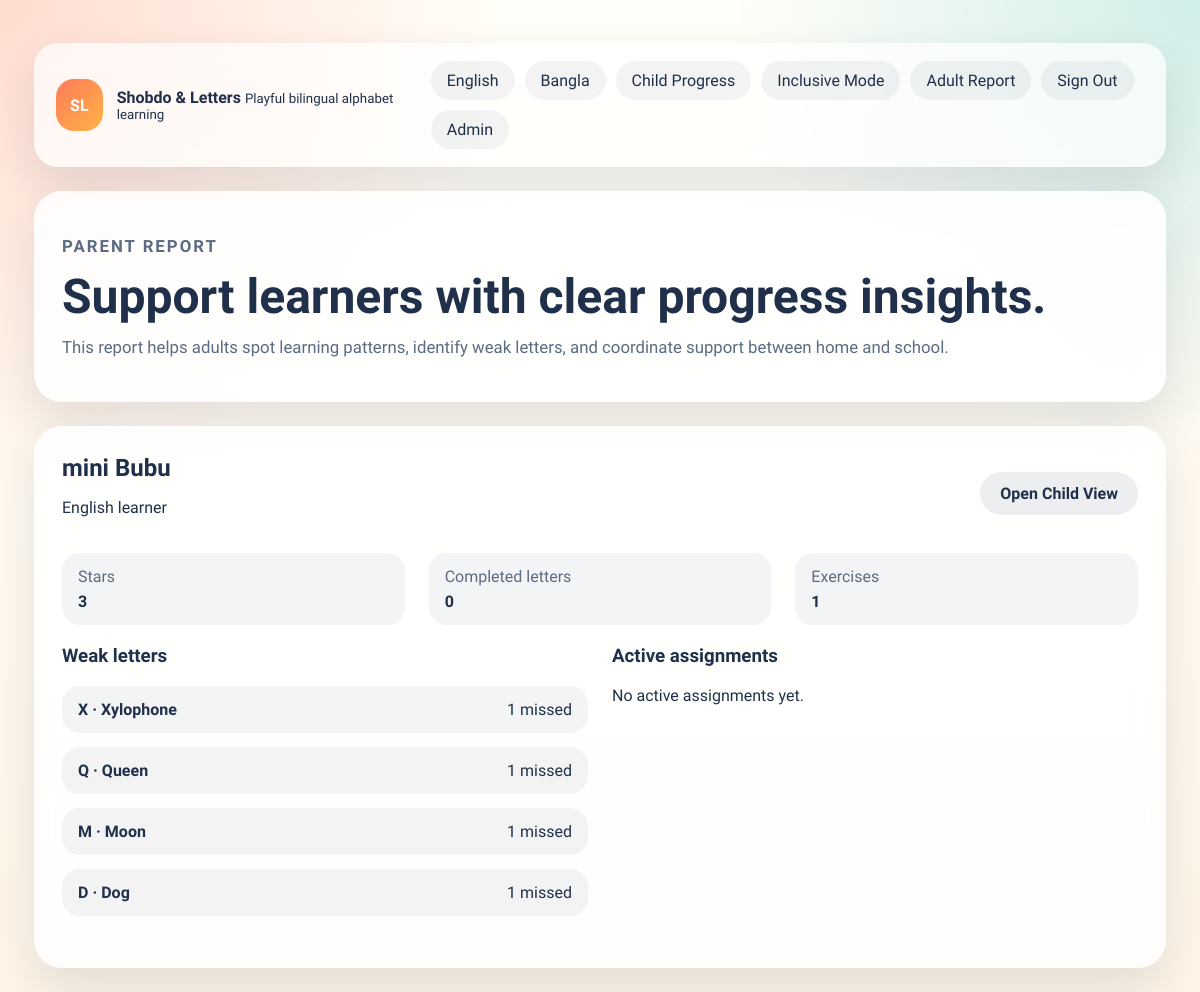
/reports/ (signed in), run on the app's committed database.
### learning/models.py (models this page shows, shortened)
class AdultProfile(models.Model):
    ROLE_CHOICES = [
        ("parent", "Parent"),
        ("teacher", "Teacher"),
    ]
    user = models.OneToOneField(settings.AUTH_USER_MODEL, on_delete=models.CASCADE, related_name="adult_profile")
    role = models.CharField(max_length=20, choices=ROLE_CHOICES)
    display_name = models.CharField(max_length=100)
    organization = models.CharField(max_length=120, blank=True)
    created_at = models.DateTimeField(auto_now_add=True)

class ChildProfile(models.Model):
    name = models.CharField(max_length=80, default="Little Learner")
    age_group = models.CharField(max_length=20, blank=True)
    preferred_language = models.CharField(max_length=20, default="english")
    stars = models.PositiveIntegerField(default=0)
    owner = models.ForeignKey(
        settings.AUTH_USER_MODEL,
        on_delete=models.SET_NULL,
        null=True,
        blank=True,
        related_name="owned_children",
    )
    inclusive_mode = models.BooleanField(default=False)
    audio_first_mode = models.BooleanField(default=False)
    high_contrast_mode = models.BooleanField(default=False)
    large_text_mode = models.BooleanField(default=False)
    simplified_layout = models.BooleanField(default=False)
    created_at = models.DateTimeField(auto_now_add=True)

class LetterProgress(models.Model):
    profile = models.ForeignKey(
        ChildProfile,
        on_delete=models.CASCADE,
        related_name="letter_progress",
    )
    letter = models.ForeignKey(
        Letter,
        on_delete=models.CASCADE,
        related_name="progress_items",
    )
    views_count = models.PositiveIntegerField(default=0)
    correct_answers = models.PositiveIntegerField(default=0)
    incorrect_answers = models.PositiveIntegerField(default=0)
    completed = models.BooleanField(default=False)
    last_viewed_at = models.DateTimeField(auto_now=True)
    class Meta:
        unique_together = ("profile", "letter")

class Letter(models.Model):
    LANGUAGE_CHOICES = [
        ("english", "English"),
        ("bangla", "Bangla"),
    ]
    language = models.CharField(max_length=20, choices=LANGUAGE_CHOICES)
    symbol = models.CharField(max_length=10)
    slug = models.SlugField(max_length=120, unique=True, blank=True)
    name = models.CharField(max_length=50)
    transliteration = models.CharField(max_length=50, blank=True)
    word = models.CharField(max_length=100)
    word_translation = models.CharField(max_length=120, blank=True)
    emoji = models.CharField(max_length=10, blank=True)
    description = models.CharField(max_length=255)
    speech_text = models.CharField(max_length=120)
    sort_order = models.PositiveIntegerField(default=0)
    is_active = models.BooleanField(default=True)
    class Meta:
        ordering = ["sort_order", "symbol"]
        unique_together = ("language", "symbol")

### learning/views.py (the view)
# urls.py: path("reports/", views.adult_report, name="adult-report"),
@login_required
def adult_report(request):
    adult_profile = get_adult_profile(request)
    if not adult_profile:
        return HttpResponseForbidden("Adult profile not found.")
    if adult_profile.role == "parent":
        children = ChildProfile.objects.filter(owner=request.user).prefetch_related("attempts", "letter_progress")
    else:
        child_ids = adult_profile.assignments.values_list("child_id", flat=True).distinct()
        children = ChildProfile.objects.filter(id__in=child_ids).prefetch_related("attempts", "letter_progress")
    summaries = [build_child_summary(child) for child in children]
    return render(
        request,
        "learning/adult_report.html",
        {
            "adult_profile": adult_profile,
            "child_summaries": summaries,
        },
    )

### learning/views.py (called while the page is built)
def get_adult_profile(request):
    if request.user.is_authenticated:
        return AdultProfile.objects.filter(user=request.user).first()
    return None

def build_child_summary(child):
    attempts = child.attempts.all()
    totals = attempts.aggregate(avg_score=Avg("score"), total_attempts=Count("id"))
    weak_letters = (
        child.letter_progress.select_related("letter")
        .annotate(weakness_gap=F("incorrect_answers") - F("correct_answers"))
        .filter(incorrect_answers__gt=0)
        .order_by("-weakness_gap", "-incorrect_answers")[:5]
    )
    active_assignments = child.assignments.filter(is_active=True).select_related("teacher")[:5]
    return {
        "child": child,
        "totals": totals,
        "weak_letters": weak_letters,
        "active_assignments": active_assignments,
        "completed_letters": child.letter_progress.filter(completed=True).count(),
    }

### templates/learning/adult_report.html (shortened to what this page needs)
﻿{% extends 'base.html' %}
{% block content %}
<section class="page-intro">
    <div>
        <p class="eyebrow">{{ adult_profile.get_role_display }} report</p>
        <h1>Support learners with clear progress insights.</h1>
        <p>This report helps adults spot learning patterns, identify weak letters, and coordinate support between home and school.</p>
    </div>
</section>
{% if child_summaries %}
    <section class="report-stack">
        {% for summary in child_summaries %}
            <article class="panel report-card">
                <div class="report-head">
                    <div>
                        <h2>{{ summary.child.name }}</h2>
                        <p>{{ summary.child.preferred_language|title }} learner</p>
                    </div>
                    <div class="hero-actions">
                        <a class="button secondary" href="{% url 'learning:select-child' summary.child.id %}">Open Child View</a>
                    </div>
                </div>
                <div class="stats-row report-stats">
                    <div class="mini-stat">
                        <span>Stars</span>
                        <strong>{{ summary.child.stars }}</strong>
                    </div>
                    <div class="mini-stat">
                        <span>Completed letters</span>
                        <strong>{{ summary.completed_letters }}</strong>
                    </div>
                    <div class="mini-stat">
                        <span>Exercises</span>
                        <strong>{{ summary.totals.total_attempts|default:0 }}</strong>
                    </div>
                </div>
                <div class="grid-two">
                    <div>
                        <h3>Weak letters</h3>
                        {% if summary.weak_letters %}
                            <div class="attempt-list">
                                {% for item in summary.weak_letters %}
                                    <div class="attempt-item">
                                        <strong>{{ item.letter.symbol }} · {{ item.letter.word }}</strong>
                                        <span>{{ item.incorrect_answers }} missed</span>
                                    </div>
                                {% endfor %}
                            </div>
                        {% else %}
                            <p>No repeating trouble spots right now.</p>
                        {% endif %}
                    </div>
                    <div>
                        <h3>Active assignments</h3>
                        {% if summary.active_assignments %}
                            <div class="attempt-list">
                                {% for assignment in summary.active_assignments %}
                                    <div class="attempt-item vertical-item">
                                        <strong>{{ assignment.title }}</strong>
                                        <span>{{ assignment.teacher.display_name }}</span>
                                        {% if assignment.note %}<span>{{ assignment.note }}</span>{% endif %}
                                    </div>
                                {% endfor %}
                            </div>
                        {% else %}
                            <p>No active assignments yet.</p>
                        {% endif %}
                    </div>
                </div>
            </article>
        {% endfor %}
    </section>
{% else %}
    <section class="panel">
        <h2>No linked learners yet</h2>
        <p>Parents can link the current learner from the home page. Teachers will see learners after they create assignments.</p>
    </section>
{% endif %}
{% endblock %}

### static/learning/css/styles.css (style rules this page uses)
* { box-sizing: border-box; }
body { margin: 0; font-family: "Baloo 2", "Hind Siliguri", sans-serif; color: var(--ink); background: radial-gradient(circle at top left, rgba(255, 122, 89, 0.25), transparent 32%), radial-gradient(circle at top right, rgba(0, 166, 166, 0.18), transparent 30%), linear-gradient(180deg, #fffef8 0%, #fff5e8 100%); min-height: 100vh; }
a { color: inherit; text-decoration: none; }
.brand strong, h1, h2, h3 { font-family: "Baloo 2", sans-serif; }
.brand small, p, li, input, select, textarea, button, label { font-family: "Hind Siliguri", sans-serif; }
.hero-panel, .grid-two, .detail-layout, .stats-row { display: grid; gap: 24px; }
.panel, .hero-card, .detail-card, .question-card, .review-card, .result-hero, .page-intro, .auth-shell { background: var(--surface); border-radius: var(--radius); padding: 28px; box-shadow: var(--shadow); backdrop-filter: blur(14px); }
.eyebrow { text-transform: uppercase; letter-spacing: 0.12em; color: var(--secondary); font-weight: 700; font-size: 0.8rem; }
h1 { font-size: clamp(2.2rem, 4vw, 4.4rem); line-height: 1; margin: 12px 0; }
h2 { margin: 0 0 10px; font-size: 1.5rem; }
h3 { margin-top: 0; }
.hero-copy, .page-intro p, .detail-subtitle, .help-copy { color: var(--muted); font-size: 1.05rem; }
.hero-actions, .intro-actions, .pager, .report-head { display: flex; flex-wrap: wrap; gap: 12px; align-items: center; }
.button { border: 0; cursor: pointer; border-radius: 999px; padding: 12px 20px; font-size: 1rem; font-weight: 700; transition: transform 0.2s ease, box-shadow 0.2s ease; display: inline-flex; align-items: center; justify-content: center; }
.button.secondary { background: rgba(32, 48, 74, 0.08); color: var(--ink); }
.grid-two { grid-template-columns: repeat(2, minmax(0, 1fr)); margin-bottom: 24px; }
.page-intro { display: flex; justify-content: space-between; align-items: center; gap: 20px; margin-bottom: 24px; }
.exercise-stack, .answer-review, .report-stack { display: grid; gap: 18px; }
.stats-row { grid-template-columns: repeat(3, minmax(0, 1fr)); margin-bottom: 24px; }
.language-progress-list, .attempt-list { display: grid; gap: 14px; }
.progress-line, .attempt-item { display: flex; justify-content: space-between; gap: 12px; padding: 14px 16px; border-radius: 18px; background: rgba(32, 48, 74, 0.05); }
.report-card { display: grid; gap: 20px; }
.report-head { justify-content: space-between; }
.report-stats { margin-bottom: 0; }
.mini-stat { padding: 14px 16px; border-radius: 18px; background: rgba(32, 48, 74, 0.05); }
.mini-stat span { display: block; color: var(--muted); margin-bottom: 6px; }

### data on the page
AdultProfile: role "PARENT"
ChildProfile: child.name "mini Bubu", child.preferred_language "English", child.stars "3", completed_letters "0", totals.total_attempts "1"
LetterProgress: letter.symbol "X", letter.word "Xylophone", incorrect_answers "1"
LetterProgress: letter.symbol "Q", letter.word "Queen", incorrect_answers "1"
LetterProgress: letter.symbol "M", letter.word "Moon", incorrect_answers "1"
LetterProgress: letter.symbol "D", letter.word "Dog", incorrect_answers "1"
